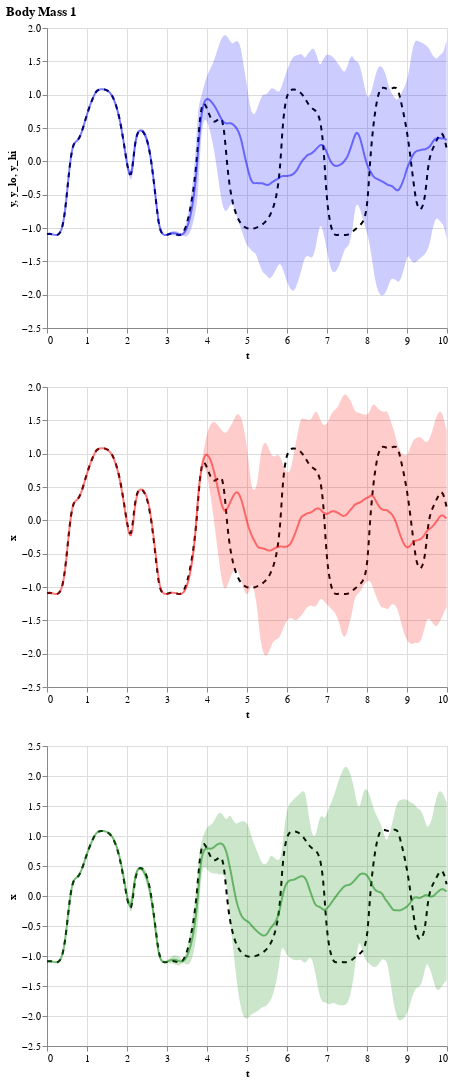

Notebook code cell kept with this figure:
### Code cell
traj_idx = 0

all_plot = None
for pl in plot_trace(true_zt[traj_idx, :, 0, ...], true_zt_chaos[:, traj_idx, :, 0, ...], swag_pred_zt[:, traj_idx, :, 0, ...], de_pred_zt[:, traj_idx, :, 0, ...]):
    all_plot = pl if all_plot is None else (all_plot & pl)

## TODO: need to decide the exact layout here.
all_plot

### Figure 1 — Vega-Lite specification as saved in the notebook (floating-point values rounded to 4 significant figures; data arrays with more than 128 entries replaced by an {"elided": "..."} marker saying what was removed)
{"config": {"view": {"continuousWidth": 400, "continuousHeight": 300}}, "vconcat": [{"layer": [{"data": {"name": "data-b592f0158fc8f9b633f69c9aae7defc6"}, "mark": {"type": "line", "color": "black", "strokeDash": [5, 5]}, "encoding": {"x": {"type": "quantitative", "field": "t"}, "y": {"type": "quantitative", "field": "y"}}}, {"data": {"name": "data-386d78ae51b7034b1de33be0a2abfcc0"}, "mark": {"type": "line", "color": "blue", "opacity": 0.5}, "encoding": {"x": {"type": "quantitative", "field": "t"}, "y": {"type": "quantitative", "field": "y"}}}, {"data": {"name": "data-386d78ae51b7034b1de33be0a2abfcc0"}, "mark": {"type": "area", "color": "blue", "opacity": 0.2}, "encoding": {"x": {"type": "quantitative", "field": "t"}, "y": {"type": "quantitative", "field": "y_lo"}, "y2": {"field": "y_hi"}}}]}, {"layer": [{"data": {"name": "data-b592f0158fc8f9b633f69c9aae7defc6"}, "mark": {"type": "line", "color": "black", "strokeDash": [5, 5]}, "encoding": {"x": {"type": "quantitative", "field": "t"}, "y": {"type": "quantitative", "field": "y"}}}, {"data": {"name": "data-598943bba40280672316c6933a7047d9"}, "mark": {"type": "line", "color": "red", "opacity": 0.5}, "encoding": {"x": {"type": "quantitative", "field": "t"}, "y": {"type": "quantitative", "field": "y"}}}, {"data": {"name": "data-598943bba40280672316c6933a7047d9"}, "mark": {"type": "area", "color": "red", "opacity": 0.2}, "encoding": {"x": {"type": "quantitative", "field": "t"}, "y": {"type": "quantitative", "field": "y_lo", "title": "x"}, "y2": {"field": "y_hi"}}}]}, {"layer": [{"data": {"name": "data-b592f0158fc8f9b633f69c9aae7defc6"}, "mark": {"type": "line", "color": "black", "strokeDash": [5, 5]}, "encoding": {"x": {"type": "quantitative", "field": "t"}, "y": {"type": "quantitative", "field": "y"}}}, {"data": {"name": "data-13c6c1da8950d6a81bb22f438c0ff171"}, "mark": {"type": "line", "color": "green", "opacity": 0.5}, "encoding": {"x": {"type": "quantitative", "field": "t"}, "y": {"type": "quantitative", "field": "y"}}}, {"data": {"name": "data-13c6c1da8950d6a81bb22f438c0ff171"}, "mark": {"type": "area", "color": "green", "opacity": 0.2}, "encoding": {"x": {"type": "quantitative", "field": "t"}, "y": {"type": "quantitative", "field": "y_lo", "title": "x"}, "y2": {"field": "y_hi"}}}]}], "title": "Body Mass 1", "$schema": "https://vega.github.io/schema/vega-lite/v4.8.1.json", "datasets": {"data-b592f0158fc8f9b633f69c9aae7defc6": {"elided": "334 records"}, "data-386d78ae51b7034b1de33be0a2abfcc0": {"elided": "334 records"}, "data-598943bba40280672316c6933a7047d9": {"elided": "334 records"}, "data-13c6c1da8950d6a81bb22f438c0ff171": {"elided": "334 records"}}}
